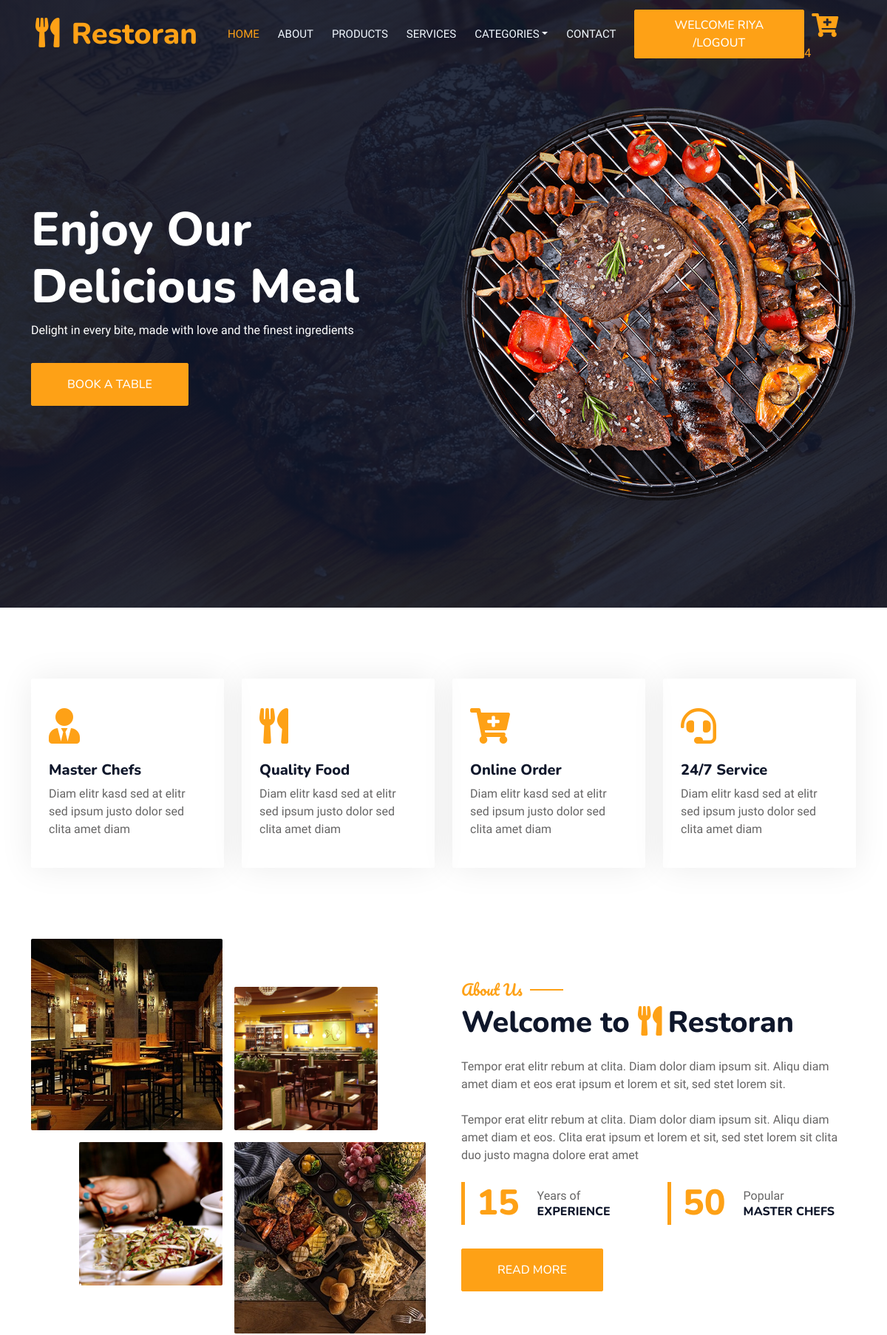
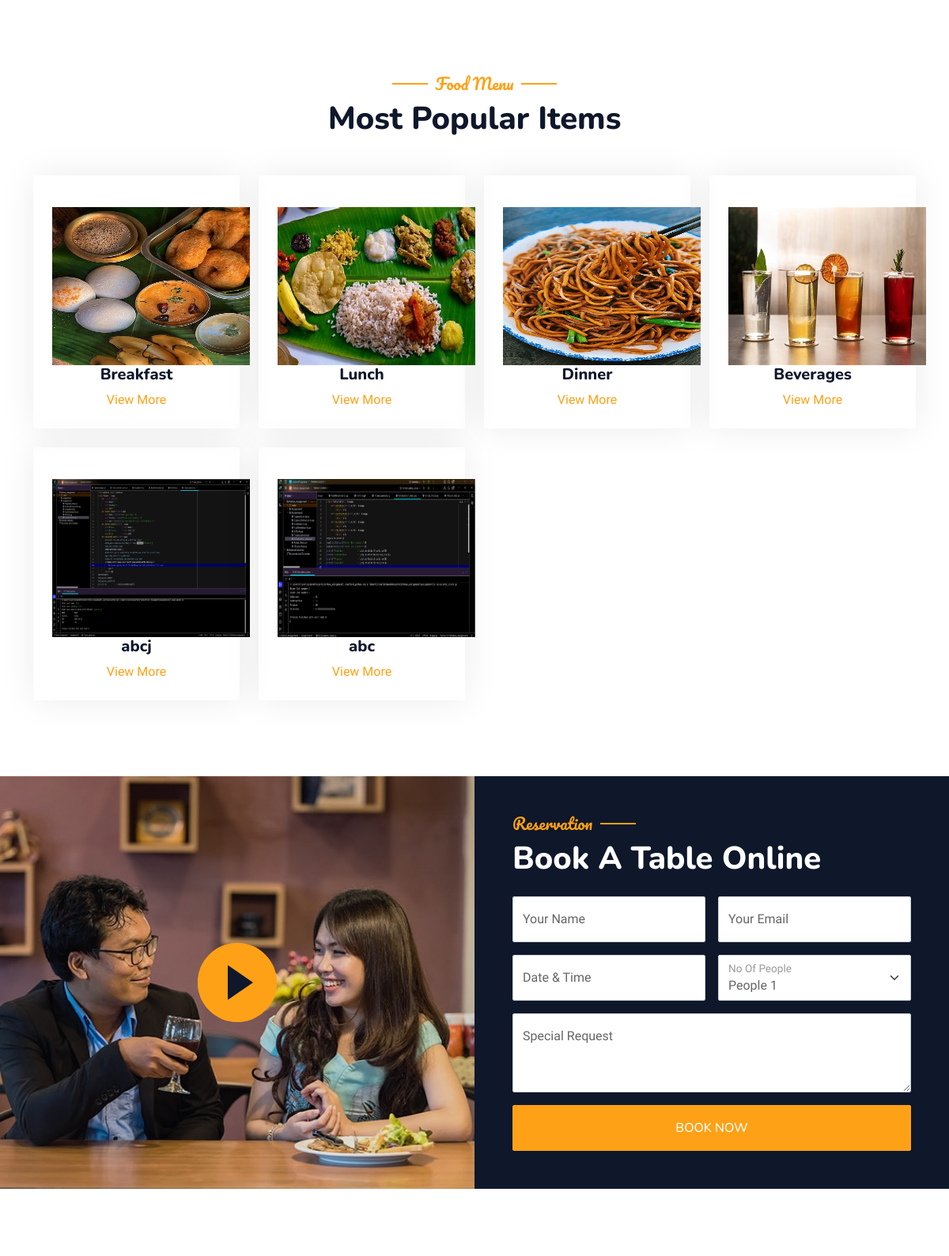
Page /Home/ (signed in, upper part) on the committed database (2 pictures, top to bottom).
### AdminApp/models.py (models this page shows)
class CategoryDb(models.Model):
    Name=models.CharField(max_length=100,null=True,blank=True)
    Description=models.CharField(max_length=100,null=True,blank=True)
    Category_Image=models.ImageField(upload_to="Profile",null=True,blank=True)

### WebApp/views.py (the view)
# urls.py: path('Home/',views.home_page,name="home_page"),
def home_page(request):
    categories=CategoryDb.objects.all()
    cart_count = CartDb.objects.filter(Username=request.session['Username'])
    x=cart_count.count()
    return render(request,"Home.html",{'categories':categories,'x':x})

### WebApp/templates/Home.html (shortened to what this page needs)
<!DOCTYPE html>
{% load static %}
<html lang="en">
<head>
    <link href="https://cdnjs.cloudflare.com/ajax/libs/font-awesome/5.10.0/css/all.min.css" rel="stylesheet">
    <link href="https://cdn.jsdelivr.net/npm/bootstrap-icons@1.4.1/font/bootstrap-icons.css" rel="stylesheet">
    <link href="{% static 'web_page/lib/animate/animate.min.css' %}" rel="stylesheet">
    <link href="{% static 'web_page/lib/owlcarousel/assets/owl.carousel.min.css' %}" rel="stylesheet">
    <link href="{% static 'web_page/lib/tempusdominus/css/tempusdominus-bootstrap-4.min.css' %}" rel="stylesheet" />
    <link href="{% static 'web_page/css/bootstrap.min.css' %}" rel="stylesheet">
    <link href="{% static 'web_page/css/style.css' %}" rel="stylesheet">
</head>
<body>
    <div class="container-xxl bg-white p-0">
        <div class="container-xxl position-relative p-0">
            <nav class="navbar navbar-expand-lg navbar-dark bg-dark px-4 px-lg-5 py-3 py-lg-0">
                <a href="" class="navbar-brand p-0">
                    <h1 class="text-primary m-0"><i class="fa fa-utensils me-3"></i>Restoran</h1>
                </a>
                <div class="collapse navbar-collapse" id="navbarCollapse">
                    <div class="navbar-nav ms-auto py-0 pe-4">
                        <a href="{% url 'home_page' %}" class="nav-item nav-link active">Home</a>
                        <a href="{% url 'about_page' %}" class="nav-item nav-link">About</a>
                        <a href="{% url 'products' %}" class="nav-item nav-link">Products</a>
                        <a href="{% url 'services' %}" class="nav-item nav-link">Services</a>
                        <div class="nav-item dropdown">
                            <a href="#" class="nav-link dropdown-toggle" data-bs-toggle="dropdown">Categories</a>
                        </div>
                        <a href="{% url 'contact_page' %}" class="nav-item nav-link">Contact</a>
                    </div>
                    {% if request.session.Username %}
                    <a href="{% url 'user_logout' %}" class="nav-item nav-link btn btn-primary py-2 px-4">WELCOME {{request.session.Username}} /Logout</a>
                    {% else %}
                    <a href="{% url 'sign_in' %}" class="btn btn-primary py-2 px-4">Register/Login</a>
                    {% endif %}
                    <a href="{% url 'cart_page' %}"><i class="fa fa-2x fa-cart-plus text-primary mb-0" style="padding:10px;"></i>
                        <span>{{x}}</span>
                    </a>
                </div>
            </nav>
            <div class="container-xxl py-5 bg-dark hero-header mb-5">
                <div class="container my-5 py-5">
                    <div class="row align-items-center g-5">
                        <div class="col-lg-6 text-center text-lg-start">
                            <h1 class="display-3 text-white animated slideInLeft">Enjoy Our<br>Delicious Meal</h1>
                            <p class="text-white animated slideInLeft mb-4 pb-2">Delight in every bite, made with love and the finest ingredients</p>
                            <a href="" class="btn btn-primary py-sm-3 px-sm-5 me-3 animated slideInLeft">Book A Table</a>
                        </div>
                        <div class="col-lg-6 text-center text-lg-end overflow-hidden">
                            <img class="img-fluid" src="{% static 'web_page/img/hero.png' %}" alt="">
                        </div>
                    </div>
                </div>
            </div>
        </div>
        <div class="container-xxl py-5">
            <div class="container">
                <div class="row g-4">
                    <div class="col-lg-3 col-sm-6 wow fadeInUp" data-wow-delay="0.1s">
                        <div class="service-item rounded pt-3">
                            <div class="p-4">
                                <i class="fa fa-3x fa-user-tie text-primary mb-4"></i>
                                <h5>Master Chefs</h5>
                                <p>Diam elitr kasd sed at elitr sed ipsum justo dolor sed clita amet diam</p>
                            </div>
                        </div>
                    </div>
                    <div class="col-lg-3 col-sm-6 wow fadeInUp" data-wow-delay="0.3s">
                        <div class="service-item rounded pt-3">
                            <div class="p-4">
                                <i class="fa fa-3x fa-utensils text-primary mb-4"></i>
                                <h5>Quality Food</h5>
                                <p>Diam elitr kasd sed at elitr sed ipsum justo dolor sed clita amet diam</p>
                            </div>
                        </div>
                    </div>
                    <div class="col-lg-3 col-sm-6 wow fadeInUp" data-wow-delay="0.5s">
                        <div class="service-item rounded pt-3">
                            <div class="p-4">
                                <i class="fa fa-3x fa-cart-plus text-primary mb-4"></i>
                                <h5>Online Order</h5>
                                <p>Diam elitr kasd sed at elitr sed ipsum justo dolor sed clita amet diam</p>
                            </div>
                        </div>
                    </div>
                    <div class="col-lg-3 col-sm-6 wow fadeInUp" data-wow-delay="0.7s">
                        <div class="service-item rounded pt-3">
                            <div class="p-4">
                                <i class="fa fa-3x fa-headset text-primary mb-4"></i>
                                <h5>24/7 Service</h5>
                                <p>Diam elitr kasd sed at elitr sed ipsum justo dolor sed clita amet diam</p>
                            </div>
                        </div>
                    </div>
                </div>
            </div>
        </div>
        <div class="container-xxl py-5">
            <div class="container">
                <div class="row g-5 align-items-center">
                    <div class="col-lg-6">
                        <div class="row g-3">
                            <div class="col-6 text-start">
                                <img class="img-fluid rounded w-100 wow zoomIn" data-wow-delay="0.1s" src="{% static 'web_page/img/about-1.jpg' %}">
                            </div>
                            <div class="col-6 text-start">
                                <img class="img-fluid rounded w-75 wow zoomIn" data-wow-delay="0.3s" src="{% static 'web_page/img/about-2.jpg' %}" style="margin-top: 25%;">
                            </div>
                            <div class="col-6 text-end">
                                <img class="img-fluid rounded w-75 wow zoomIn" data-wow-delay="0.5s" src="{% static 'web_page/img/about-3.jpg' %}">
                            </div>
                            <div class="col-6 text-end">
                                <img class="img-fluid rounded w-100 wow zoomIn" data-wow-delay="0.7s" src="{% static 'web_page/img/about-4.jpg' %}">
                            </div>
                        </div>
                    </div>
                    <div class="col-lg-6">
                        <h5 class="section-title ff-secondary text-start text-primary fw-normal">About Us</h5>
                        <h1 class="mb-4">Welcome to <i class="fa fa-utensils text-primary me-2"></i>Restoran</h1>
                        <p class="mb-4">Tempor erat elitr rebum at clita. Diam dolor diam ipsum sit. Aliqu diam amet diam et eos erat ipsum et lorem et sit, sed stet lorem sit.</p>
                        <p class="mb-4">Tempor erat elitr rebum at clita. Diam dolor diam ipsum sit. Aliqu diam amet diam et eos. Clita erat ipsum et lorem et sit, sed stet lorem sit clita duo justo magna dolore erat amet</p>
                        <div class="row g-4 mb-4">
                            <div class="col-sm-6">
                                <div class="d-flex align-items-center border-start border-5 border-primary px-3">
                                    <h1 class="flex-shrink-0 display-5 text-primary mb-0" data-toggle="counter-up">15</h1>
                                    <div class="ps-4">
                                        <p class="mb-0">Years of</p>
                                        <h6 class="text-uppercase mb-0">Experience</h6>
                                    </div>
                                </div>
                            </div>
                            <div class="col-sm-6">
                                <div class="d-flex align-items-center border-start border-5 border-primary px-3">
                                    <h1 class="flex-shrink-0 display-5 text-primary mb-0" data-toggle="counter-up">50</h1>
                                    <div class="ps-4">
                                        <p class="mb-0">Popular</p>
                                        <h6 class="text-uppercase mb-0">Master Chefs</h6>
                                    </div>
                                </div>
                            </div>
                        </div>
                        <a class="btn btn-primary py-3 px-5 mt-2" href="">Read More</a>
                    </div>
                </div>
            </div>
        </div>
        <div class="container-xxl py-5">
            <div class="container">
                <div class="text-center wow fadeInUp" data-wow-delay="0.1s">
                    <h5 class="section-title ff-secondary text-center text-primary fw-normal">Food Menu</h5>
                    <h1 class="mb-5">Most Popular Items</h1>
                </div>
                <div class="tab-class text-center wow fadeInUp" data-wow-delay="0.1s">
                    <div class="row g-4">
                    {% for i in categories %}
                    <div class="col-lg-3 col-sm-6 wow fadeInUp" data-wow-delay="0.1s">
                        <div class="service-item rounded pt-3">
                            <div class="p-4">
                                <img src="{{i.Category_Image.url}}" width="250px" height="200px">
                                <h5>{{i.Name}}</h5>
                                <a href="{% url 'filtered_page' cat_name=i.Name %}">View More</a>
                            </div>
                        </div>
                    </div>
                    {% endfor %}
                </div>
                </div>
            </div>
        </div>
        <div class="container-xxl py-5 px-0 wow fadeInUp" data-wow-delay="0.1s">
            <div class="row g-0">
                <div class="col-md-6">
                    <div class="video">
                        <button type="button" class="btn-play" data-bs-toggle="modal" data-src="https://www.youtube.com/embed/DWRcNpR6Kdc" data-bs-target="#videoModal">
                            <span></span>
                        </button>
                    </div>
                </div>
                <div class="col-md-6 bg-dark d-flex align-items-center">
                    <div class="p-5 wow fadeInUp" data-wow-delay="0.2s">
                        <h5 class="section-title ff-secondary text-start text-primary fw-normal">Reservation</h5>
                        <h1 class="text-white mb-4">Book A Table Online</h1>
                        <form>
                            <div class="row g-3">
                                <div class="col-md-6">
                                    <div class="form-floating">
                                        <input type="text" class="form-control" id="name" placeholder="Your Name">
                                        <label for="name">Your Name</label>
                                    </div>
                                </div>
                                <div class="col-md-6">
                                    <div class="form-floating">
                                        <input type="email" class="form-control" id="email" placeholder="Your Email">
                                        <label for="email">Your Email</label>
                                    </div>
                                </div>
                                <div class="col-md-6">
                                    <div class="form-floating date" id="date3" data-target-input="nearest">
                                        <input type="text" class="form-control datetimepicker-input" id="datetime" placeholder="Date & Time" data-target="#date3" data-toggle="datetimepicker" />
                                        <label for="datetime">Date & Time</label>
                                    </div>
                                </div>
                                <div class="col-md-6">
                                    <div class="form-floating">
                                        <select class="form-select" id="select1">
                                          <option value="1">People 1</option>
                                        </select>
                                        <label for="select1">No Of People</label>
                                      </div>
                                </div>
                                <div class="col-12">
                                    <div class="form-floating">
                                        <textarea class="form-control" placeholder="Special Request" id="message" style="height: 100px"></textarea>
                                        <label for="message">Special Request</label>
                                    </div>
                                </div>
                                <div class="col-12">
                                    <button class="btn btn-primary w-100 py-3" type="submit">Book Now</button>
                                </div>
                            </div>
                        </form>
                    </div>
                </div>
            </div>
        </div>
        <div class="container-xxl pt-5 pb-3">
        </div>
    </div>
</body>
</html>

### rows in the picture
CategoryDb: Category_Image (picture), Name "Breakfast"
CategoryDb: Category_Image (picture), Name "Lunch"
CategoryDb: Category_Image (picture), Name "Dinner"
CategoryDb: Category_Image (picture), Name "Beverages"
CategoryDb: Category_Image (picture), Name "abcj"
CategoryDb: Category_Image (picture), Name "abc"

### other values in the picture
{{ request.session.Username }} "RIYA"
{{ x }} "4"
